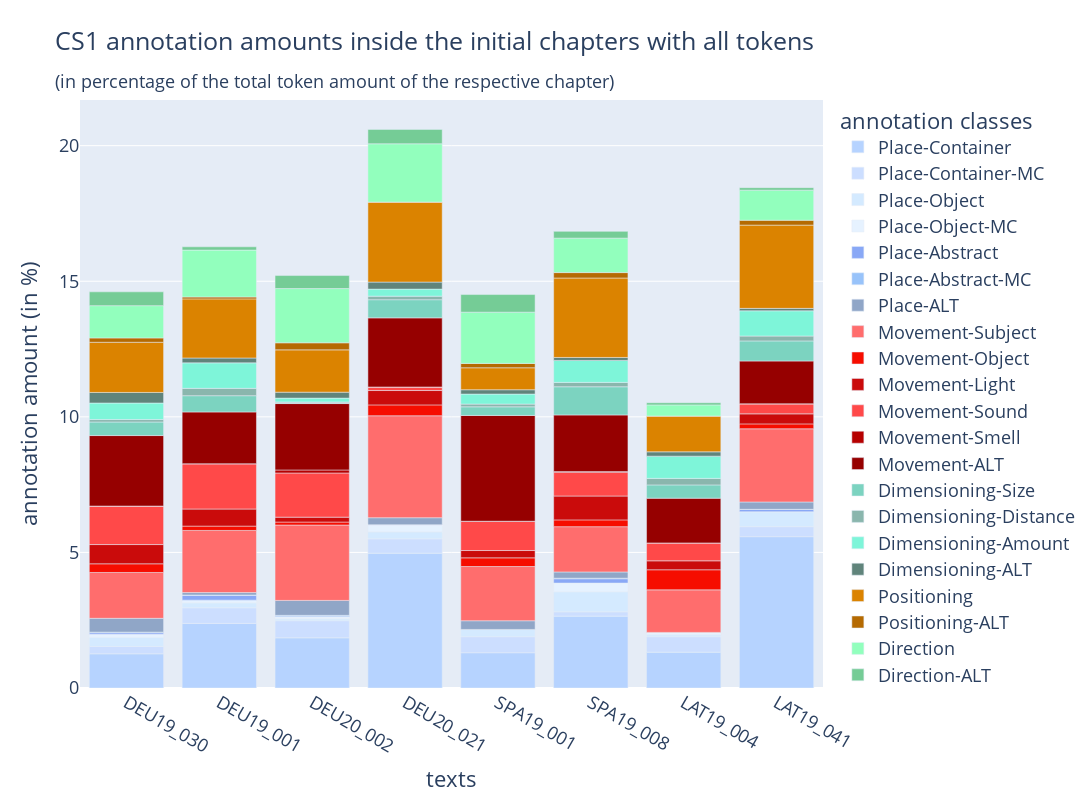

Notebook source saved alongside this figure:
### Markdown cell above
### 2 - get bar charts with annotation amounts of all chapters normalized to their token amount

### Code cell
# for annotation data with all tokens
# you may manipulate and save the plotly diagram as png image file by using the interface of the html output

data_dict: dict = {
    'text': list(itertools.chain(*[[item] * 21 for item in [
        'DEU19_030', 
        'DEU19_001', 
        'DEU20_002', 
        'DEU20_021', 
        'SPA19_001', 
        'SPA19_008', 
        'LAT19_004', 
        'LAT19_041'
    ]])),
    'annotation_class': [
        'Place-Container', 
        'Place-Container-MC', 
        'Place-Object', 
        'Place-Object-MC', 
        'Place-Abstract', 
        'Place-Abstract-MC', 
        'Place-ALT',
        'Movement-Subject',
        'Movement-Object',
        'Movement-Light',
        'Movement-Sound',
        'Movement-Smell',
        'Movement-ALT',
        'Dimensioning-Size',
        'Dimensioning-Distance',
        'Dimensioning-Amount',
        'Dimensioning-ALT',
        'Positioning',
        'Positioning-ALT',
        'Direction',
        'Direction-ALT'
    ] * 8,
    'amount': []
}
data_dict['amount'] = list(itertools.chain(*[[results['whole_chapters']['ratios']['cs1'][corpus_file[0]][corpus_file[1]]['annotations_by_class_in_file:total_token_amount_in_file'].get(annotation_class, 0) * 100] for corpus_file in [
    ('canspin-deu-19', 'CANSpiN-deu-19_030_1-1-1.tsv'), 
    ('canspin-deu-19', 'CANSpiN-deu-19_001_1-1-1.tsv'),
    ('canspin-deu-20', 'CANSpiN-deu-20_002_1_shuffled.tsv'),
    ('canspin-deu-20', 'CANSpiN-deu-20_021_1_shuffled.tsv'),
    ('canspin-spa-19', 'CANSpiN-spa-19_001_1.tsv'),
    ('canspin-spa-19', 'CANSpiN-spa-19_008_1.tsv'),
    ('canspin-lat-19', 'CANSpiN-lat-19_004_1.tsv'),
    ('canspin-lat-19', 'CANSpiN-lat-19_041_1.tsv')
] for annotation_class in data_dict['annotation_class'][:21]]))

data: pd.DataFrame = pd.DataFrame(data_dict)

figure: plotly.graph_objects.Figure = plotly.express.bar(
    data_frame=data,
    x='text',
    y='amount',
    color='annotation_class',
    labels={
        "text": "texts",
        "amount": "annotation amount (in %)",
        "annotation_class": "annotation classes"
    },
    title='CS1 annotation amounts inside the initial chapters with all tokens <br><sub>(in percentage of the total token amount of the respective chapter)</sub>',
    color_discrete_map={
        'Place-Container': '#B6D3FF',
        'Place-Container-MC': '#CCDEFF',
        'Place-Object': '#D4EAFF',
        'Place-Object-MC': '#E6F2FF',
        'Place-Abstract': '#89A8F6',
        'Place-Abstract-MC': '#98C3FA',
        'Place-ALT': '#90A6C7',
        'Movement-Subject': '#FF6D6D',
        'Movement-Object': '#F60D00',
        'Movement-Sound': '#FF4949',
        'Movement-Light': '#CA0B0B',
        'Movement-Smell': '#B60000',
        'Movement-ALT': '#960000',
        'Direction': '#92FFBD',
        'Direction-ALT': '#75CC96',
        'Positioning': '#DB8300',
        'Positioning-ALT': '#B56A01',
        'Dimensioning-Distance': '#8AB6AD',
        'Dimensioning-Size': '#7CD3C0',
        'Dimensioning-Amount': '#7EF5D9',
        'Dimensioning-ALT': '#60847B'
    },
    width=1400,
    height=800
)

figure.update_layout(font={'size': 18})

figure.show()

### Figure 1 — Plotly figure (JSON) as saved in the notebook; plotly's stock layout.template omitted (floating-point values rounded to 4 significant figures)
{"data": [{"alignmentgroup": "True", "hovertemplate": "annotation classes=Place-Container<br>texts=%{x}<br>annotation amount (in %)=%{y}<extra></extra>", "legendgroup": "Place-Container", "marker": {"color": "#B6D3FF", "pattern": {"shape": ""}}, "name": "Place-Container", "offsetgroup": "Place-Container", "orientation": "v", "showlegend": true, "textposition": "auto", "type": "bar", "x": ["DEU19_030", "DEU19_001", "DEU20_002", "DEU20_021", "SPA19_001", "SPA19_008", "LAT19_004", "LAT19_041"], "xaxis": "x", "y": [1.26, 2.38, 1.85, 4.97, 1.3, 2.65, 1.32, 5.58], "yaxis": "y"}, {"alignmentgroup": "True", "hovertemplate": "annotation classes=Place-Container-MC<br>texts=%{x}<br>annotation amount (in %)=%{y}<extra></extra>", "legendgroup": "Place-Container-MC", "marker": {"color": "#CCDEFF", "pattern": {"shape": ""}}, "name": "Place-Container-MC", "offsetgroup": "Place-Container-MC", "orientation": "v", "showlegend": true, "textposition": "auto", "type": "bar", "x": ["DEU19_030", "DEU19_001", "DEU20_002", "DEU20_021", "SPA19_001", "SPA19_008", "LAT19_004", "LAT19_041"], "xaxis": "x", "y": [0.27, 0.58, 0.63, 0.53, 0.59, 0.16, 0.57, 0.37], "yaxis": "y"}, {"alignmentgroup": "True", "hovertemplate": "annotation classes=Place-Object<br>texts=%{x}<br>annotation amount (in %)=%{y}<extra></extra>", "legendgroup": "Place-Object", "marker": {"color": "#D4EAFF", "pattern": {"shape": ""}}, "name": "Place-Object", "offsetgroup": "Place-Object", "orientation": "v", "showlegend": true, "textposition": "auto", "type": "bar", "x": ["DEU19_030", "DEU19_001", "DEU20_002", "DEU20_021", "SPA19_001", "SPA19_008", "LAT19_004", "LAT19_041"], "xaxis": "x", "y": [0.34, 0.18, 0.07, 0.26, 0.27, 0.74, 0.08, 0.55], "yaxis": "y"}, {"alignmentgroup": "True", "hovertemplate": "annotation classes=Place-Object-MC<br>texts=%{x}<br>annotation amount (in %)=%{y}<extra></extra>", "legendgroup": "Place-Object-MC", "marker": {"color": "#E6F2FF", "pattern": {"shape": ""}}, "name": "Place-Object-MC", "offsetgroup": "Place-Object-MC", "orientation": "v", "showlegend": true, "textposition": "auto", "type": "bar", "x": ["DEU19_030", "DEU19_001", "DEU20_002", "DEU20_021", "SPA19_001", "SPA19_008", "LAT19_004", "LAT19_041"], "xaxis": "x", "y": [0.11, 0.1, 0.07, 0.26, 0, 0.32, 0.08, 0], "yaxis": "y"}, {"alignmentgroup": "True", "hovertemplate": "annotation classes=Place-Abstract<br>texts=%{x}<br>annotation amount (in %)=%{y}<extra></extra>", "legendgroup": "Place-Abstract", "marker": {"color": "#89A8F6", "pattern": {"shape": ""}}, "name": "Place-Abstract", "offsetgroup": "Place-Abstract", "orientation": "v", "showlegend": true, "textposition": "auto", "type": "bar", "x": ["DEU19_030", "DEU19_001", "DEU20_002", "DEU20_021", "SPA19_001", "SPA19_008", "LAT19_004", "LAT19_041"], "xaxis": "x", "y": [0.06, 0.18, 0.03, 0, 0, 0.16, 0, 0.09], "yaxis": "y"}, {"alignmentgroup": "True", "hovertemplate": "annotation classes=Place-Abstract-MC<br>texts=%{x}<br>annotation amount (in %)=%{y}<extra></extra>", "legendgroup": "Place-Abstract-MC", "marker": {"color": "#98C3FA", "pattern": {"shape": ""}}, "name": "Place-Abstract-MC", "offsetgroup": "Place-Abstract-MC", "orientation": "v", "showlegend": true, "textposition": "auto", "type": "bar", "x": ["DEU19_030", "DEU19_001", "DEU20_002", "DEU20_021", "SPA19_001", "SPA19_008", "LAT19_004", "LAT19_041"], "xaxis": "x", "y": [0.02, 0.01, 0.03, 0, 0, 0.02, 0, 0], "yaxis": "y"}, {"alignmentgroup": "True", "hovertemplate": "annotation classes=Place-ALT<br>texts=%{x}<br>annotation amount (in %)=%{y}<extra></extra>", "legendgroup": "Place-ALT", "marker": {"color": "#90A6C7", "pattern": {"shape": ""}}, "name": "Place-ALT", "offsetgroup": "Place-ALT", "orientation": "v", "showlegend": true, "textposition": "auto", "type": "bar", "x": ["DEU19_030", "DEU19_001", "DEU20_002", "DEU20_021", "SPA19_001", "SPA19_008", "LAT19_004", "LAT19_041"], "xaxis": "x", "y": [0.51, 0.09, 0.55, 0.26, 0.32, 0.23, 0, 0.27], "yaxis": "y"}, {"alignmentgroup": "True", "hovertemplate": "annotation classes=Movement-Subject<br>texts=%{x}<br>annotation amount (in %)=%{y}<extra></extra>", "legendgroup": "Movement-Subject", "marker": {"color": "#FF6D6D", "pattern": {"shape": ""}}, "name": "Movement-Subject", "offsetgroup": "Movement-Subject", "orientation": "v", "showlegend": true, "textposition": "auto", "type": "bar", "x": ["DEU19_030", "DEU19_001", "DEU20_002", "DEU20_021", "SPA19_001", "SPA19_008", "LAT19_004", "LAT19_041"], "xaxis": "x", "y": [1.69, 2.29, 2.78, 3.76, 2, 1.67, 1.57, 2.7], "yaxis": "y"}, {"alignmentgroup": "True", "hovertemplate": "annotation classes=Movement-Object<br>texts=%{x}<br>annotation amount (in %)=%{y}<extra></extra>", "legendgroup": "Movement-Object", "marker": {"color": "#F60D00", "pattern": {"shape": ""}}, "name": "Movement-Object", "offsetgroup": "Movement-Object", "orientation": "v", "showlegend": true, "textposition": "auto", "type": "bar", "x": ["DEU19_030", "DEU19_001", "DEU20_002", "DEU20_021", "SPA19_001", "SPA19_008", "LAT19_004", "LAT19_041"], "xaxis": "x", "y": [0.32, 0.16, 0.11, 0.4, 0.32, 0.25, 0.74, 0.18], "yaxis": "y"}, {"alignmentgroup": "True", "hovertemplate": "annotation classes=Movement-Light<br>texts=%{x}<br>annotation amount (in %)=%{y}<extra></extra>", "legendgroup": "Movement-Light", "marker": {"color": "#CA0B0B", "pattern": {"shape": ""}}, "name": "Movement-Light", "offsetgroup": "Movement-Light", "orientation": "v", "showlegend": true, "textposition": "auto", "type": "bar", "x": ["DEU19_030", "DEU19_001", "DEU20_002", "DEU20_021", "SPA19_001", "SPA19_008", "LAT19_004", "LAT19_041"], "xaxis": "x", "y": [0.71, 0.63, 0.18, 0.53, 0.27, 0.88, 0.33, 0.37], "yaxis": "y"}, {"alignmentgroup": "True", "hovertemplate": "annotation classes=Movement-Sound<br>texts=%{x}<br>annotation amount (in %)=%{y}<extra></extra>", "legendgroup": "Movement-Sound", "marker": {"color": "#FF4949", "pattern": {"shape": ""}}, "name": "Movement-Sound", "offsetgroup": "Movement-Sound", "orientation": "v", "showlegend": true, "textposition": "auto", "type": "bar", "x": ["DEU19_030", "DEU19_001", "DEU20_002", "DEU20_021", "SPA19_001", "SPA19_008", "LAT19_004", "LAT19_041"], "xaxis": "x", "y": [1.42, 1.67, 1.63, 0.13, 1.08, 0.88, 0.66, 0.37], "yaxis": "y"}, {"alignmentgroup": "True", "hovertemplate": "annotation classes=Movement-Smell<br>texts=%{x}<br>annotation amount (in %)=%{y}<extra></extra>", "legendgroup": "Movement-Smell", "marker": {"color": "#B60000", "pattern": {"shape": ""}}, "name": "Movement-Smell", "offsetgroup": "Movement-Smell", "orientation": "v", "showlegend": true, "textposition": "auto", "type": "bar", "x": ["DEU19_030", "DEU19_001", "DEU20_002", "DEU20_021", "SPA19_001", "SPA19_008", "LAT19_004", "LAT19_041"], "xaxis": "x", "y": [0, 0, 0.11, 0, 0, 0.02, 0, 0], "yaxis": "y"}, {"alignmentgroup": "True", "hovertemplate": "annotation classes=Movement-ALT<br>texts=%{x}<br>annotation amount (in %)=%{y}<extra></extra>", "legendgroup": "Movement-ALT", "marker": {"color": "#960000", "pattern": {"shape": ""}}, "name": "Movement-ALT", "offsetgroup": "Movement-ALT", "orientation": "v", "showlegend": true, "textposition": "auto", "type": "bar", "x": ["DEU19_030", "DEU19_001", "DEU20_002", "DEU20_021", "SPA19_001", "SPA19_008", "LAT19_004", "LAT19_041"], "xaxis": "x", "y": [2.6, 1.91, 2.45, 2.55, 3.9, 2.09, 1.65, 1.58], "yaxis": "y"}, {"alignmentgroup": "True", "hovertemplate": "annotation classes=Dimensioning-Size<br>texts=%{x}<br>annotation amount (in %)=%{y}<extra></extra>", "legendgroup": "Dimensioning-Size", "marker": {"color": "#7CD3C0", "pattern": {"shape": ""}}, "name": "Dimensioning-Size", "offsetgroup": "Dimensioning-Size", "orientation": "v", "showlegend": true, "textposition": "auto", "type": "bar", "x": ["DEU19_030", "DEU19_001", "DEU20_002", "DEU20_021", "SPA19_001", "SPA19_008", "LAT19_004", "LAT19_041"], "xaxis": "x", "y": [0.5, 0.6, 0.03, 0.67, 0.32, 1.04, 0.49, 0.74], "yaxis": "y"}, {"alignmentgroup": "True", "hovertemplate": "annotation classes=Dimensioning-Distance<br>texts=%{x}<br>annotation amount (in %)=%{y}<extra></extra>", "legendgroup": "Dimensioning-Distance", "marker": {"color": "#8AB6AD", "pattern": {"shape": ""}}, "name": "Dimensioning-Distance", "offsetgroup": "Dimensioning-Distance", "orientation": "v", "showlegend": true, "textposition": "auto", "type": "bar", "x": ["DEU19_030", "DEU19_001", "DEU20_002", "DEU20_021", "SPA19_001", "SPA19_008", "LAT19_004", "LAT19_041"], "xaxis": "x", "y": [0.09, 0.27, 0.03, 0.13, 0.1, 0.16, 0.24, 0.18], "yaxis": "y"}, {"alignmentgroup": "True", "hovertemplate": "annotation classes=Dimensioning-Amount<br>texts=%{x}<br>annotation amount (in %)=%{y}<extra></extra>", "legendgroup": "Dimensioning-Amount", "marker": {"color": "#7EF5D9", "pattern": {"shape": ""}}, "name": "Dimensioning-Amount", "offsetgroup": "Dimensioning-Amount", "orientation": "v", "showlegend": true, "textposition": "auto", "type": "bar", "x": ["DEU19_030", "DEU19_001", "DEU20_002", "DEU20_021", "SPA19_001", "SPA19_008", "LAT19_004", "LAT19_041"], "xaxis": "x", "y": [0.61, 0.94, 0.14, 0.26, 0.37, 0.81, 0.82, 0.93], "yaxis": "y"}, {"alignmentgroup": "True", "hovertemplate": "annotation classes=Dimensioning-ALT<br>texts=%{x}<br>annotation amount (in %)=%{y}<extra></extra>", "legendgroup": "Dimensioning-ALT", "marker": {"color": "#60847B", "pattern": {"shape": ""}}, "name": "Dimensioning-ALT", "offsetgroup": "Dimensioning-ALT", "orientation": "v", "showlegend": true, "textposition": "auto", "type": "bar", "x": ["DEU19_030", "DEU19_001", "DEU20_002", "DEU20_021", "SPA19_001", "SPA19_008", "LAT19_004", "LAT19_041"], "xaxis": "x", "y": [0.39, 0.18, 0.22, 0.26, 0.16, 0.11, 0.16, 0.09], "yaxis": "y"}, {"alignmentgroup": "True", "hovertemplate": "annotation classes=Positioning<br>texts=%{x}<br>annotation amount (in %)=%{y}<extra></extra>", "legendgroup": "Positioning", "marker": {"color": "#DB8300", "pattern": {"shape": ""}}, "name": "Positioning", "offsetgroup": "Positioning", "orientation": "v", "showlegend": true, "textposition": "auto", "type": "bar", "x": ["DEU19_030", "DEU19_001", "DEU20_002", "DEU20_021", "SPA19_001", "SPA19_008", "LAT19_004", "LAT19_041"], "xaxis": "x", "y": [1.85, 2.18, 1.56, 2.95, 0.81, 2.93, 1.32, 3.07], "yaxis": "y"}, {"alignmentgroup": "True", "hovertemplate": "annotation classes=Positioning-ALT<br>texts=%{x}<br>annotation amount (in %)=%{y}<extra></extra>", "legendgroup": "Positioning-ALT", "marker": {"color": "#B56A01", "pattern": {"shape": ""}}, "name": "Positioning-ALT", "offsetgroup": "Positioning-ALT", "orientation": "v", "showlegend": true, "textposition": "auto", "type": "bar", "x": ["DEU19_030", "DEU19_001", "DEU20_002", "DEU20_021", "SPA19_001", "SPA19_008", "LAT19_004", "LAT19_041"], "xaxis": "x", "y": [0.16, 0.07, 0.26, 0, 0.16, 0.2, 0, 0.18], "yaxis": "y"}, {"alignmentgroup": "True", "hovertemplate": "annotation classes=Direction<br>texts=%{x}<br>annotation amount (in %)=%{y}<extra></extra>", "legendgroup": "Direction", "marker": {"color": "#92FFBD", "pattern": {"shape": ""}}, "name": "Direction", "offsetgroup": "Direction", "orientation": "v", "showlegend": true, "textposition": "auto", "type": "bar", "x": ["DEU19_030", "DEU19_001", "DEU20_002", "DEU20_021", "SPA19_001", "SPA19_008", "LAT19_004", "LAT19_041"], "xaxis": "x", "y": [1.19, 1.73, 2, 2.15, 1.89, 1.27, 0.41, 1.11], "yaxis": "y"}, {"alignmentgroup": "True", "hovertemplate": "annotation classes=Direction-ALT<br>texts=%{x}<br>annotation amount (in %)=%{y}<extra></extra>", "legendgroup": "Direction-ALT", "marker": {"color": "#75CC96", "pattern": {"shape": ""}}, "name": "Direction-ALT", "offsetgroup": "Direction-ALT", "orientation": "v", "showlegend": true, "textposition": "auto", "type": "bar", "x": ["DEU19_030", "DEU19_001", "DEU20_002", "DEU20_021", "SPA19_001", "SPA19_008", "LAT19_004", "LAT19_041"], "xaxis": "x", "y": [0.51, 0.12, 0.48, 0.53, 0.65, 0.25, 0.08, 0.09], "yaxis": "y"}], "layout": {"barmode": "relative", "font": {"size": 18}, "height": 800, "legend": {"title": {"text": "annotation classes"}, "tracegroupgap": 0}, "title": {"text": "CS1 annotation amounts inside the initial chapters with all tokens <br><sub>(in percentage of the total token amount of the respective chapter)</sub>"}, "width": 1400, "xaxis": {"anchor": "y", "domain": [0, 1], "title": {"text": "texts"}}, "yaxis": {"anchor": "x", "domain": [0, 1], "title": {"text": "annotation amount (in %)"}}}}
